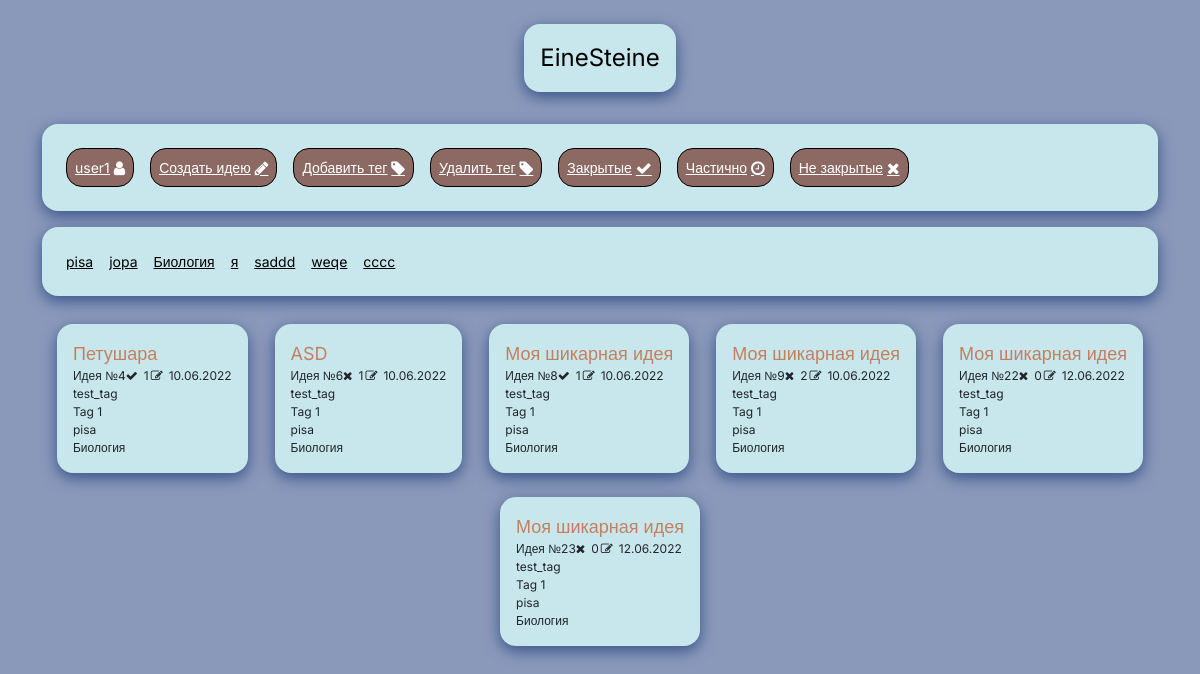
The page /board (signed in) on the database its author committed.
### einesteine/models.py (models this page shows, shortened)
class User(db.Model, UserMixin):
    id = db.Column(db.Integer, primary_key=True)
    username = db.Column(db.String(64), index=True, unique=True)
    email = db.Column(db.String(120), index=True, unique=True)
    password_hash = db.Column(db.String(128))
    register_time = db.Column(db.DateTime)
    ideas = db.relationship('Idea', backref='idea_author', lazy='dynamic')
    posts = db.relationship('Post', backref='post_author', lazy='dynamic')
    tags = db.relationship('Tag', backref='tag_author', lazy='dynamic')

class Tag(db.Model):
    id = db.Column(db.Integer, primary_key=True)
    name = db.Column(db.String(140))
    user_id = db.Column(db.Integer, db.ForeignKey('user.id'))
    ideas = db.relationship('Idea', secondary = tag_connections,
                            secondaryjoin = (tag_connections.c.tag_id == id),
                            primaryjoin = (tag_connections.c.tagged_id == Idea.id),
                            backref=db.backref('tags', lazy='dynamic'), lazy='dynamic')

class Idea(db.Model):
    id = db.Column(db.Integer, primary_key=True)
    name = db.Column(db.String(140))
    number = db.Column(db.Integer)
    complete = db.Column(db.Boolean())
    created_time = db.Column(db.DateTime)
    user_id = db.Column(db.Integer, db.ForeignKey('user.id'))
    posts = db.relationship('Post', backref='idea_post', lazy='dynamic')

### einesteine/routes.py (the view)
@app.route('/board')
@login_required
def dashboard():
    return render_template('dashboard.html', user=current_user, ideas=current_user.ideas, tags=current_user.tags.all(), tagn = False)

### einesteine/models.py (called while the page is built)
@login.user_loader
def load_user(id):
    return User.query.get(int(id))

### einesteine/templates/dashboard.html (shortened to what this page needs)
{% extends "base.html" %}
{% block content %}
<div class="container d-flex flex-column" style="margin-top: 2%;">
    <div class="d-flex align-items-center flex-wrap dashboard-card" style="margin: 8px 0px 16px 0px;">
        <div class="d-flex align-items-center dashboard-maintag">
          <a class="d-lg-flex align-items-center" href="{{ url_for('profile') }}" style="font-family: inherit;font-size: inherit;color: inherit;margin-right: 4px;">{{ user.username }}</a>
          <i class="fa fa-user d-lg-flex dashboard-maintag-ico"></i>
        </div>
        <div class="d-flex align-items-center dashboard-maintag" herf="#">
          <a class="d-lg-flex align-items-center" href="{{ url_for('editor_empty') }}" style="font-family: inherit;font-size: inherit;color: inherit;margin-right: 4px;">Создать идею</a>
          <i class="fa fa-pencil d-lg-flex dashboard-maintag-ico">
          </i>
        </div>
        <div class="d-flex align-items-center dashboard-maintag">
          <a class="d-lg-flex align-items-center" style="font-family: inherit;font-size: inherit;color: inherit;margin-right: 4px;" data-bs-toggle="modal" data-bs-target="#add-tag-modal" type="button">Добавить тег</a>
          <i class="fa fa-tag d-lg-flex dashboard-maintag-ico"></i>
        </div>
        <div class="d-flex align-items-center dashboard-maintag">
          <a class="d-lg-flex align-items-center" style="font-family: inherit;font-size: inherit;color: inherit;margin-right: 4px;" data-bs-toggle="modal" data-bs-target="#del-tag-modal" type="button">Удалить тег</a>
          <i class="fa fa-tag d-lg-flex dashboard-maintag-ico"></i>
        </div>
        {% if tagn == False %}
        <div class="d-flex align-items-center dashboard-maintag">
          <a class="d-lg-flex align-items-center" href="{{ url_for('dashboard_filtered_by_complete', stage = '3') }}" style="font-family: inherit;font-size: inherit;color: inherit;margin-right: 4px;">Закрытые</a>
          <i class="fa fa-check d-lg-flex dashboard-maintag-ico">
          </i>
        </div>
        <div class="d-flex align-items-center dashboard-maintag">
          <a class="d-lg-flex align-items-center" href="{{ url_for('dashboard_filtered_by_complete', stage = '2') }}" style="font-family: inherit;font-size: inherit;color: inherit;margin-right: 4px;">Частично</a>
          <i class="fa fa-clock-o d-lg-flex dashboard-maintag-ico"></i>
        </div>
        <div class="d-flex align-items-center dashboard-maintag">
          <a class="d-lg-flex align-items-center" href="{{ url_for('dashboard_filtered_by_complete', stage = '1') }}" style="font-family: inherit;font-size: inherit;color: inherit;margin-right: 4px;">Не закрытые</a>
          <i class="fa fa-close d-lg-flex dashboard-maintag-ico"></i>
        </div>
        {% endif %}
    </div>
    <div id = 'tag-list' class="d-flex align-items-center flex-wrap dashboard-card" style="margin: 0px 0px 16px 0px;">
      {% if tags|length > 0 %}
      {% for tag in tags %}
        <a id='tag_{{ tag.id }}_show' class="dashboard-tag" href="{{ url_for('dashboard_filtered_by_tag', tag_name = tag.name) }}"> {{ tag.name }}</a>
      {% endfor %}
      {% else %}
        <span id = 'has-no-tags' class="dashboard-tag" >У вас нет еще ни одного тега!</span>
      {% endif %}
    </div>
</div>
<div class="container d-flex justify-content-evenly flex-wrap">
  {% for idea in ideas %}
    <div class="d-flex flex-column flex-wrap dashboard-card" style="margin: 12px;max-width: 325px;">
      <a class="dashboard-card-link" href="{{ url_for('editor', idea_id = idea.id)}}">{{ idea.name }}<br></a>
        <div class="d-flex align-items-center" style="font-size: 12px;">
          <span>Идея №{{ idea.id }}</span>
          {% if idea.complete == True %}
          <i class="fa fa-check" style="margin-right: 6px;"></i>
          {% else %}
          <i class="fa fa-times" style="margin-right: 6px;"></i>
          {% endif %}
          <span style="margin-right: 2px;">{{ idea.posts.all()|length }}</span>
          <i class="fa fa-pencil-square-o d-lg-flex" style="margin-right: 6px;"></i>
          <span>{{ idea.created_time.strftime('%d.%m.%Y') }}</span></div>
          {% for tag in idea.tags %}
          <div class="d-flex flex-wrap" style="font-size: 12px;">
          <span class="d-flex" style="margin-right: 8px;">{{ tag.name }}<br></span>
          </div>
          {% endfor %}
    </div>
    {% endfor %}
</div>
{% endblock %}

### einesteine/templates/base.html (shortened to what this page needs)
<!DOCTYPE html>
<html lang="en">
<head>
    <link rel="stylesheet" href="{{ url_for('static', filename='bootstrap/css/bootstrap.min.css') }}">
    <link rel="stylesheet" href="{{ url_for('static', filename='/fonts/font-awesome.min.css') }}">
    <link rel="stylesheet" href="{{ url_for('static', filename='/css/colors.css') }}">
    <link rel="stylesheet" href="{{ url_for('static', filename='/css/custom.css') }}">
    <link rel="stylesheet" href="{{ url_for('static', filename='/css/styles.css') }}">
</head>
<body style="background-color: var(--as-color);font-family: Inter, sans-serif;">
<div class="container d-flex justify-content-center" style="margin-top: 2%;margin-bottom: 20px;">
    <div class="dashboard-card"><a href="{{ url_for('dashboard') }}" style="font-size: 24px;color: black;text-decoration: none;">EineSteine</a></div>
</div>
{% block content %}{% endblock %}
</body>
</html>

### einesteine/static/css/colors.css (style rules this page uses)
:root { --a-color: #C7E7ED; --as-color: #8A99BA; --ad-color: #39538A; --b-color: #EE9972; --bd-color: #c57f5f; --c-color: #BD8F86; --cd-color: #8c6a63; }

### einesteine/static/css/custom.css (style rules this page uses)
.dashboard-card { background-color: var(--a-color); padding: 16px; border-radius: 1rem; box-shadow: 0px 5px 15px var(--ad-color); }
.dashboard-card-link { font-size: 18px; text-decoration: none; color: var(--bd-color); }
.dashboard-tag { text-decoration: underline; font-size: 14px; color: black; margin: 8px; }
.dashboard-maintag { text-decoration: underline; font-size: 14px; color: white; margin: 8px; padding: 8px; border: 1px solid black; border-radius: 1rem; background-color: var(--cd-color); }
.dashboard-maintag-ico { font-size: 16px; }

### rows shown on the page
User: username "user1"
Tag: name "pisa"
Tag: name "jopa"
Tag: name "Биология"
Tag: name "я"
Tag: name "saddd"
Tag: name "weqe"
Tag: name "cccc"
Idea: name "Петушара", id "4", complete True (drawn), posts.all|length "1", created_time "10.06.2022"
Tag: name "test_tag"
Tag: name "Tag 1"
Idea: name "ASD", id "6", complete False (drawn), posts.all|length "1", created_time "10.06.2022"
Idea: name "Моя шикарная идея", id "8", complete True (drawn), posts.all|length "1", created_time "10.06.2022"
Idea: name "Моя шикарная идея", id "9", complete False (drawn), posts.all|length "2", created_time "10.06.2022"
Idea: name "Моя шикарная идея", id "22", complete False (drawn), posts.all|length "0", created_time "12.06.2022"
Idea: name "Моя шикарная идея", id "23", complete False (drawn), posts.all|length "0", created_time "12.06.2022"
